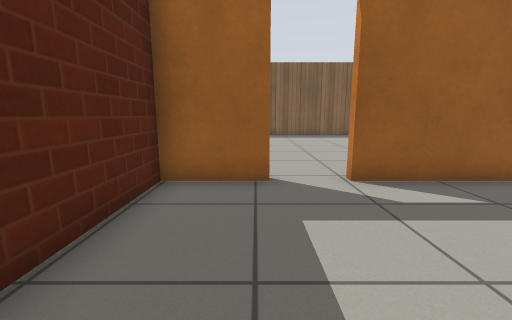
[1] (above)

17 first-person views from a walk through a Gazebo world. The camera is 0.72 m above the floor, tilts 10° down and sees 90° across. The floor is counted in squares, 0.5 m on a side. Each view is taken from the middle of a square. On the plan, view 1 faces up. The plan holds only what a view shows up to about 13 squares ahead; the rest is blank. The place goes on beyond the plan. Gazebo's built-in surfaces are drawn with simple patterns.

[2]
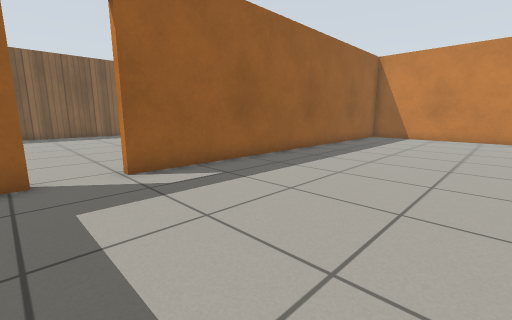

[3]
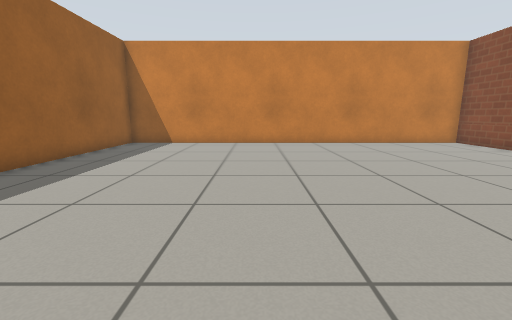

[4]
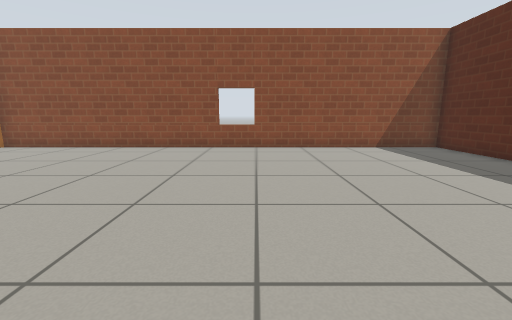

[5]
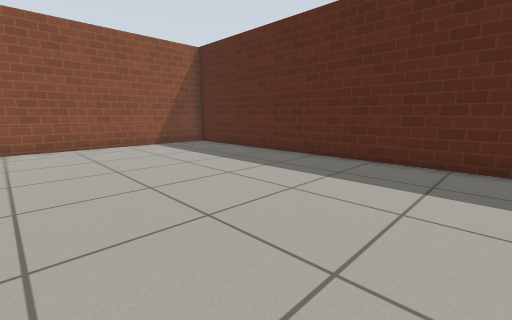

[6]
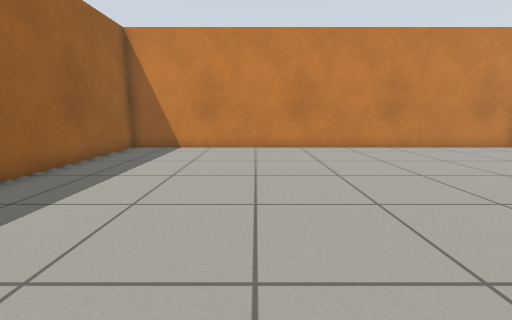

[7]
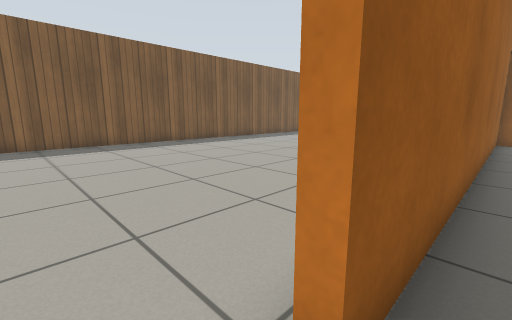

[8]
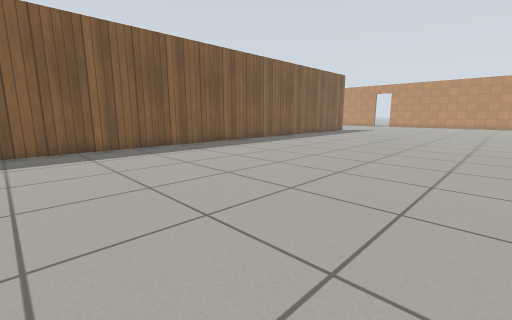

[9]
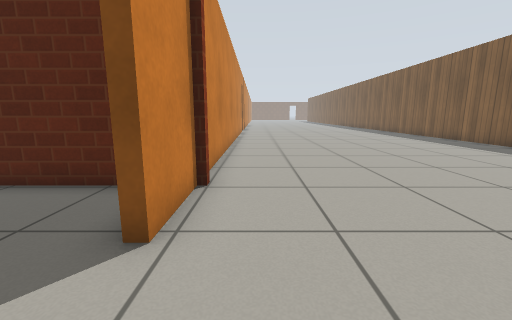

[10]
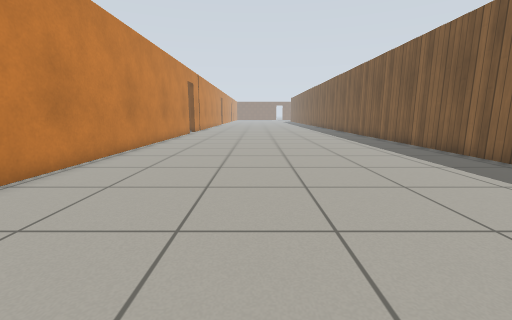

[11]
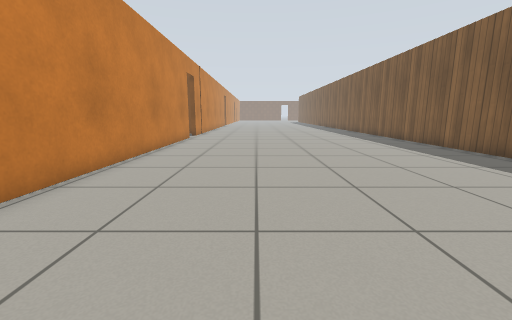

[12]
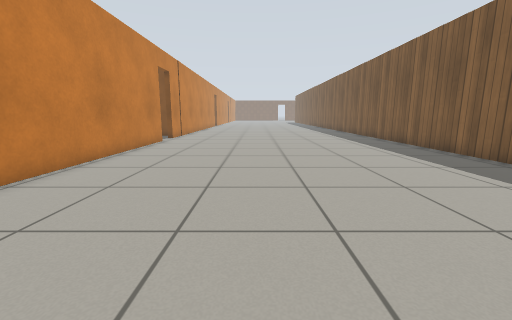

[13]
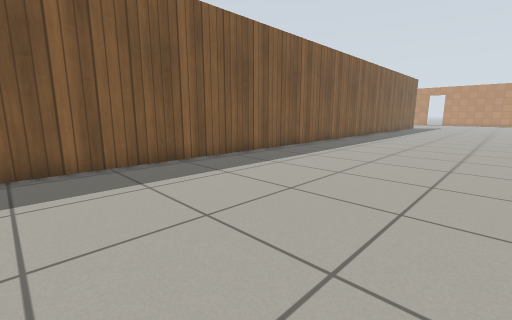

[14]
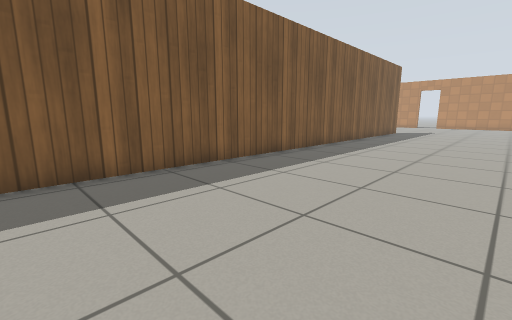

[15]
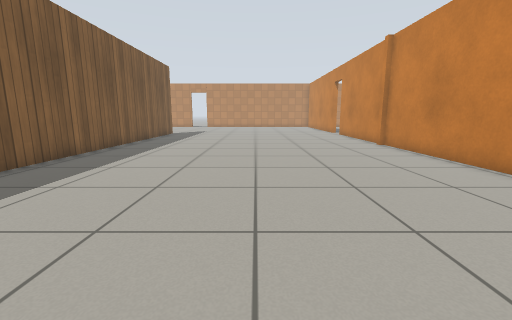

[16]
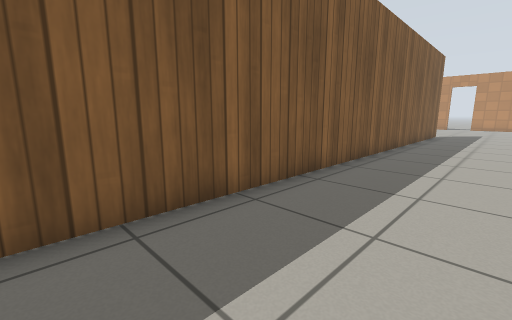

[17]
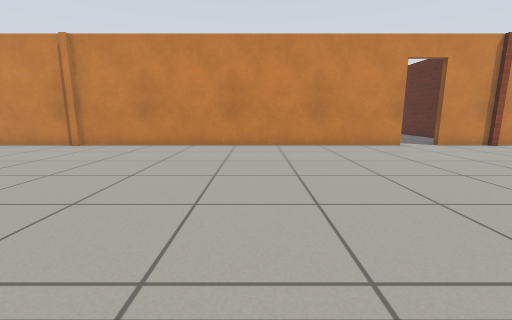

### Floor plan
Points are (right, up) in squares from view 1. A wall is a line through its corners. A room is listed if a view was taken in it or the views show most of it. See-through windows are left out.
Room 1 (views 1, 2, 3, 4, 5, 6, 7)
walls: (0.3, 5.5) (-2.1, 5.5) (-2.1, -11.4) (17.3, -11.4) (17.3, 5.5) (2.1, 5.5)
ways out: open door at (1.5, 6) to room 2
Room 2 (views 8, 9, 10, 11, 12, 13, 14, 15, 16, 17)
walls: (-2.5, 6) (-2, 6); (-2.1, 5.8) (0.3, 5.8); (2.1, 5.8) (17.4, 5.8); (17.3, 6) (17.8, 6); (17.8, 5.8) (18.5, 5.8); (18.5, 18.5) (-18.5, 18.5); (-18.5, 5.8) (-2.5, 5.8)
ways out: open door at (1.5, 6) to room 1

Positions as (right, up) in squares from view 1, and headings:
1: (0, 0), facing up
2: (0, -1), facing up-right
3: (4, -1), facing right
4: (6, 0), facing down
5: (6, 1), facing down-left
6: (6, 0), facing right
7: (1, 5), facing up-right
8: (2, 7), facing up-right
9: (3, 7), facing left
10: (1, 11), facing left
11: (-3, 10), facing left
12: (-5, 11), facing left
13: (-6, 11), facing up-right
14: (3, 12), facing up-right
15: (5, 12), facing right
16: (5, 15), facing up-right
17: (9, 18), facing down
